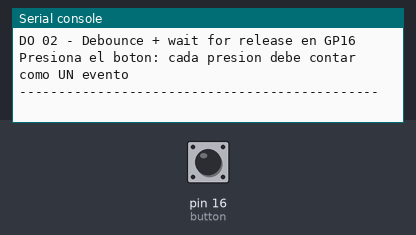
This program was run on a simulated MicroPython board. Shown: the last lines printed to the serial console. The test bench sets the inputs (shaded band); at power-on: pin 16 (button) HIGH.

Above: at 1.2 s.
1.3 s: pin 16 (button) pulled LOW for 0.15 s
At 2.1 s:
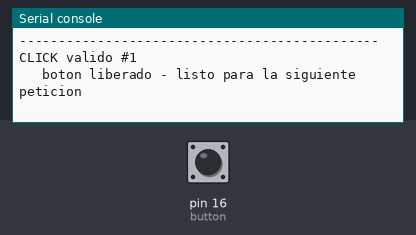
2.9 s: pin 16 (button) pulled LOW for 1 s
At 3.6 s:
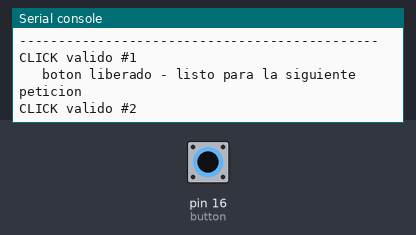
5.4 s: pin 16 (button) pulled LOW for 0.15 s
At 6.2 s:
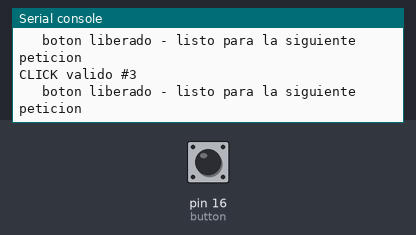

Measured:
- after the input at 1.3 s, the serial console: prints a new line at once (image 1)
- after the input at 2.9 s, the serial console: prints a new line at once (image 2)
- after the input at 5.4 s, the serial console: prints a new line at once (image 3)

The program:

02_button_debounce.py
```python
# =========================================================================
#  DO 02 - Boton con debounce + wait for release
#  Sesion 03: GPIO, pull-up/pull-down y debounce
#  Angel Rugerio Jimenez #201720
# =========================================================================
#
#  PROBLEMA: un boton mecanico no cambia de estado limpiamente. Al cerrar,
#  los contactos rebotan durante unos milisegundos y el pin entrega una
#  rafaga de 1/0. Fisicamente hubo UNA presion, pero el programa podria
#  contar varias.
#
#  WAIT FOR RELEASE: despues de aceptar el click esperamos a que el boton
#  se suelte. Regla practica: 1 presion = 1 peticion, sin importar cuanto
#  tiempo se mantenga apretado.

from machine import Pin
from time import sleep_ms

BUTTON_PIN = 16
DEBOUNCE_MS = 30      # ventana de rebote a ignorar
POLL_MS = 10          # periodo de muestreo del polling

button = Pin(BUTTON_PIN, Pin.IN, Pin.PULL_UP)

clicks = 0
last = 1              # estado anterior; arranca en 1 = boton libre (pull-up)

print("DO 02 - Debounce + wait for release en GP{}".format(BUTTON_PIN))
print("Presiona el boton: cada presion debe contar como UN evento")
print("-" * 46)

while True:
    now = button.value()

    # Flanco de bajada: el boton acaba de pasar de libre (1) a presionado (0)
    if last == 1 and now == 0:
        sleep_ms(DEBOUNCE_MS)

        # Segunda lectura: si el rebote ya paso, esto sigue en 0
        if button.value() == 0:
            clicks += 1
            print("CLICK valido #{}".format(clicks))

            # Wait for release: no aceptamos otro click hasta soltar
            while button.value() == 0:
                sleep_ms(POLL_MS)

            print("   boton liberado - listo para la siguiente peticion")

    last = now
    sleep_ms(POLL_MS)
```
